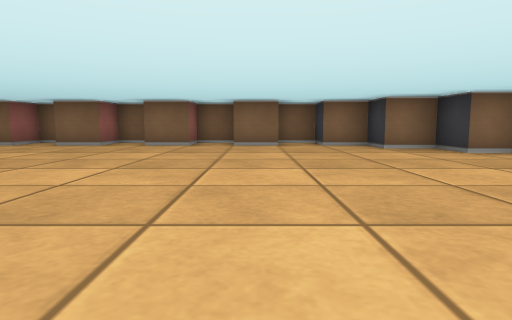
View 1 (above)

18 first-person views from a walk through a cub3D maze. The camera is about half as high as the walls, tilts 6° down and sees 75° across. The floor is counted in squares. Each view is taken from the middle of a square. On the plan, view 1 faces up. The plan holds only what a view shows up to about 9 squares ahead; the rest is blank.

View 2
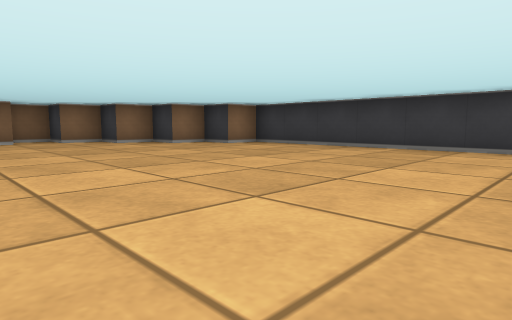

View 3
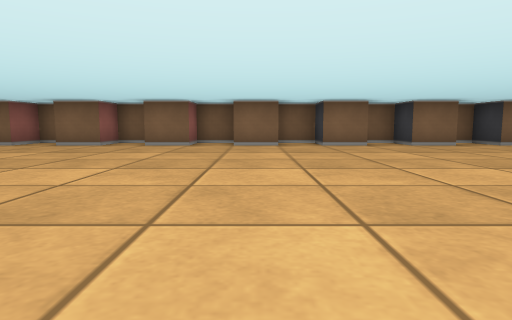

View 4
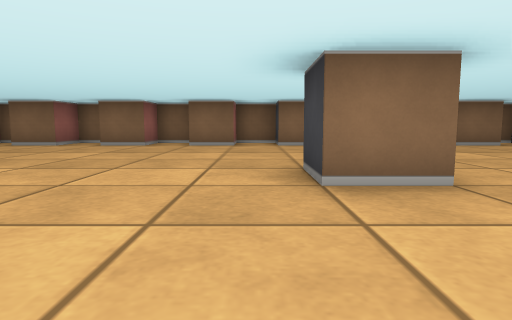

View 5
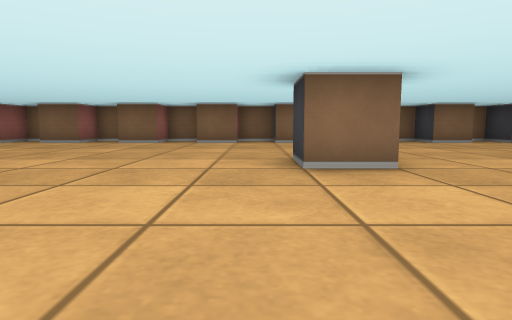

View 6
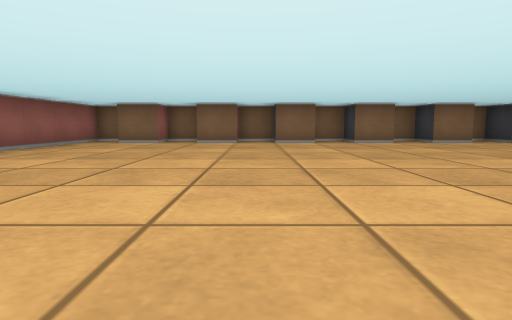

View 7
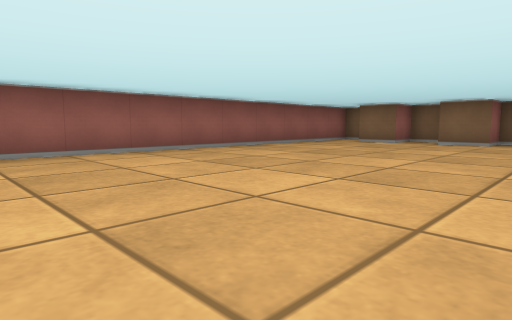

View 8
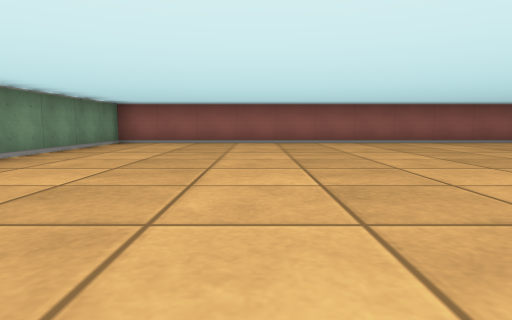

View 9
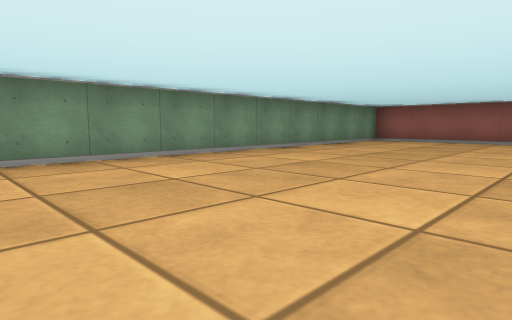

View 10
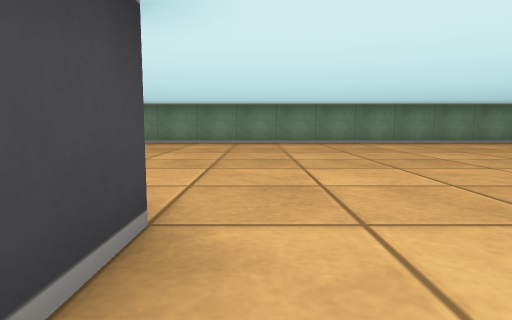

View 11
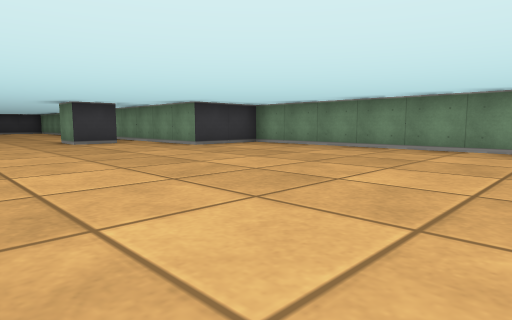

View 12
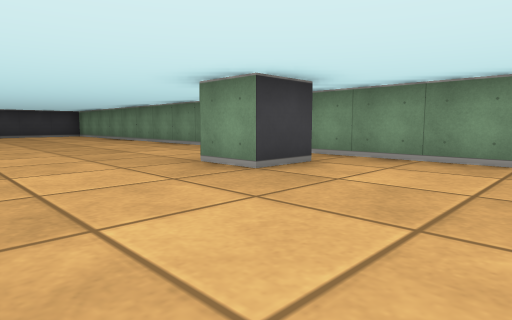

View 13
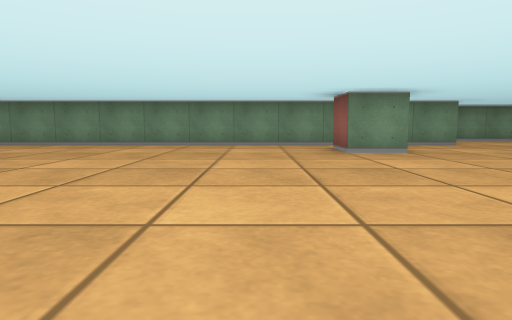

View 14
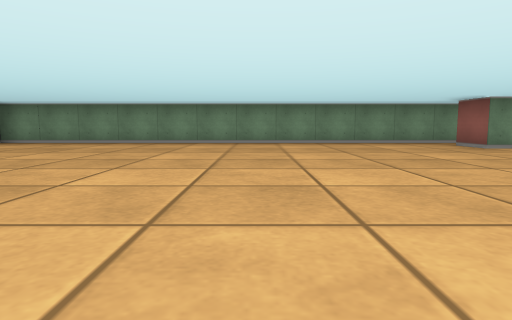

View 15
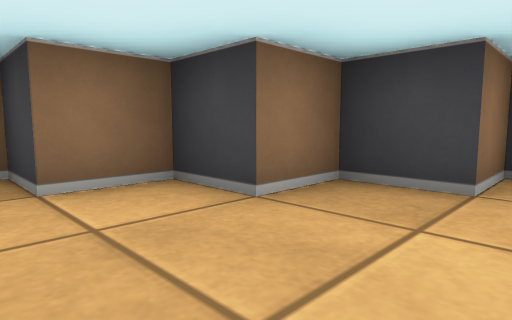

View 16
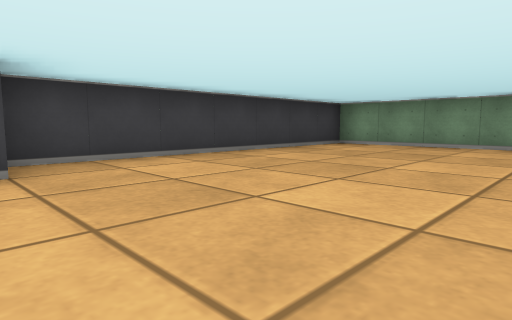

View 17
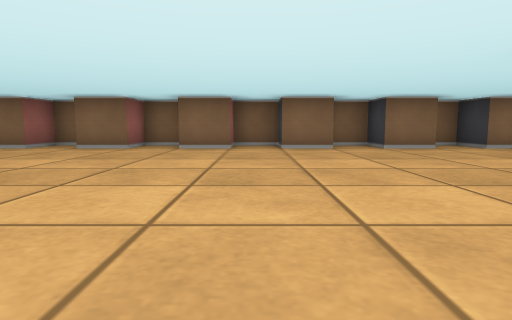

View 18
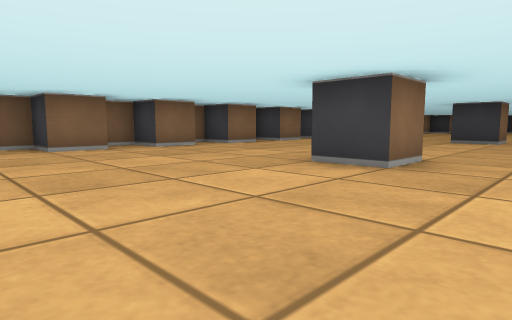

### Floor plan
Points are (right, up) in squares from view 1. A wall is a line through its corners. A room is listed if a view was taken in it or the views show most of it. See-through windows are left out.
Room 1 (views 1, 2, 3, 4, 5, 6, 7, 8, 9, 10, 11, 12, 13, 14, 15, 16, 17, 18)
walls: (-13.4, 2.5) (-14.5, 2.5) (-14.5, 3.5); (-7.4, 2.5) (-8.5, 2.5) (-8.5, 3.5); (-6.5, -1.6) (-6.5, -0.5) (-5.5, -0.5) (-5.5, -1.5); (-10.6, 8.5) (-11.5, 8.5) (-11.5, 7.5) (-12.5, 7.5) (-12.5, 8.5) (-13.5, 8.5) (-13.5, 7.5) (-14.5, 7.5) (-14.5, 8.5) (-15.5, 8.5); (-15.4, 7.5) (-16.5, 7.5) (-16.5, 8.5) (-17.5, 8.5) (-17.5, 7.5) (-18.5, 7.5) (-18.5, 8.1); (-6.8, 8.5) (-7.5, 8.5) (-7.5, 7.5) (-8.5, 7.5) (-8.5, 8.5) (-9.5, 8.5) (-9.5, 7.5) (-10.5, 7.5) (-10.5, 8.1); (-4.5, 8.5) (-5.5, 8.5) (-5.5, 7.5) (-6.5, 7.5); (-18.6, 8.5) (-19.5, 8.5) (-19.5, 7.5) (-20.5, 7.5); (-21, 8.5) (-21.5, 8.5) (-21.5, 7.5) (-22.5, 7.5); (0.6, 7.5) (-0.5, 7.5) (-0.5, 8.5) (-1.5, 8.5) (-1.5, 7.5) (-2.5, 7.5) (-2.5, 8.5) (-3.5, 8.5) (-3.5, 7.5) (-4.5, 7.5); (-22.8, 8.5) (-23.5, 8.5) (-23.5, 7.5) (-24.5, 7.5); (-25.5, 8.1) (-25.5, -4.5) (-8.5, -4.5) (-8.5, -2.5) (5.5, -2.5) (5.5, 4.5) (4.5, 4.5) (4.5, 5.5) (3.5, 5.5) (3.5, 6.5) (2.5, 6.5) (2.5, 7.5) (1.5, 7.5) (1.5, 8.5) (0.5, 8.5)

Where each view was taken, in squares from view 1:
view 1: 0 up, 0 right, facing up
view 2: 2 down, 1 left, facing up-right
view 3: 0 up, 4 left, facing up
view 4: 0 up, 9 left, facing up
view 5: 1 down, 15 left, facing up
view 6: 1 down, 21 left, facing up
view 7: 1 down, 20 left, facing up-left
view 8: 1 down, 17 left, facing left
view 9: 0 up, 16 left, facing down-left
view 10: 4 up, 15 left, facing down
view 11: 2 up, 15 left, facing down-right
view 12: 2 up, 9 left, facing down-right
view 13: 5 up, 4 left, facing down
view 14: 6 up, 1 left, facing down
view 15: 5 up, 1 right, facing up-right
view 16: 5 up, 1 right, facing down-right
view 17: 1 up, 17 left, facing up
view 18: 1 up, 18 left, facing up-right
